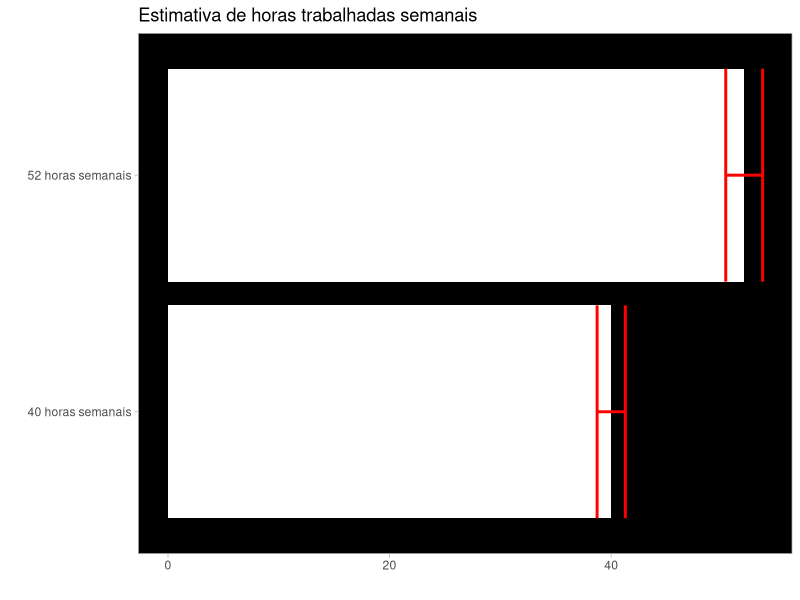
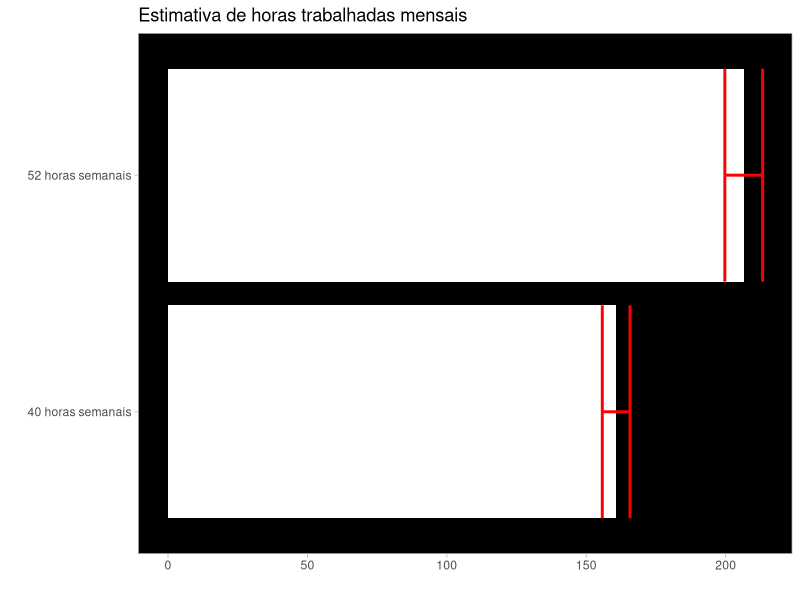
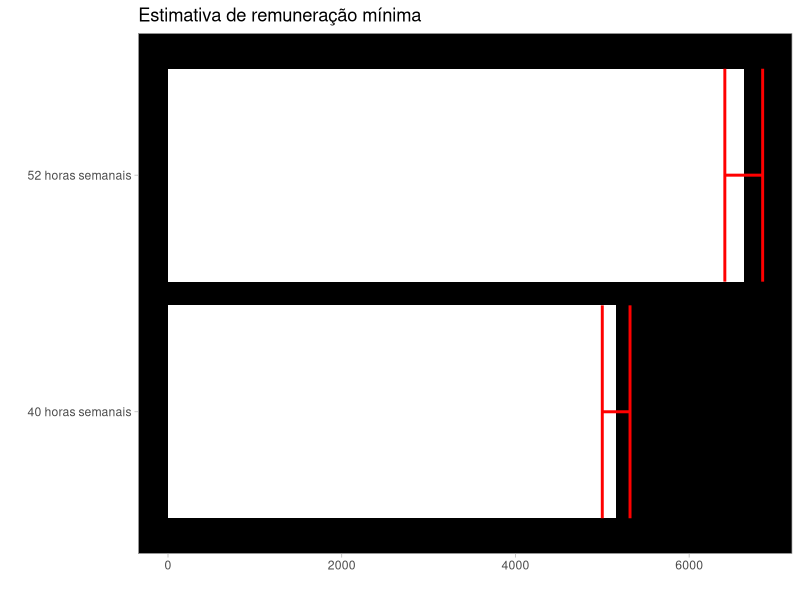
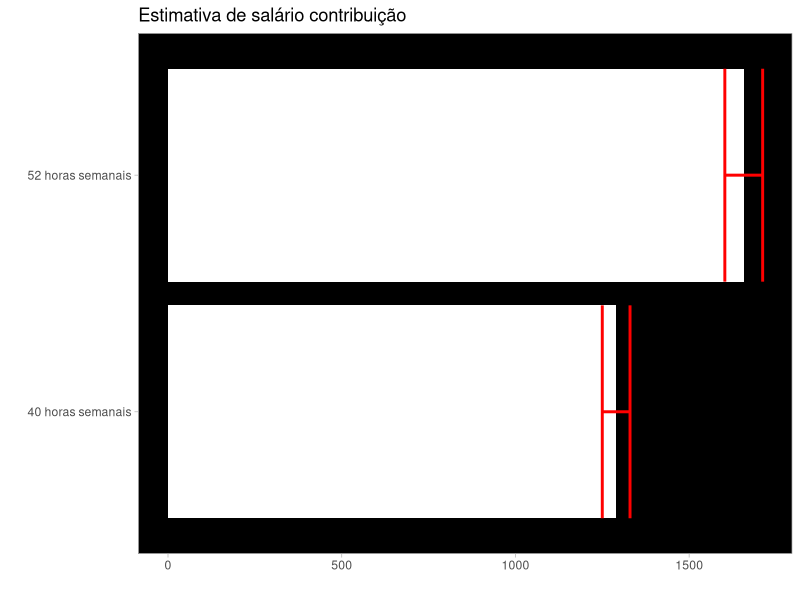
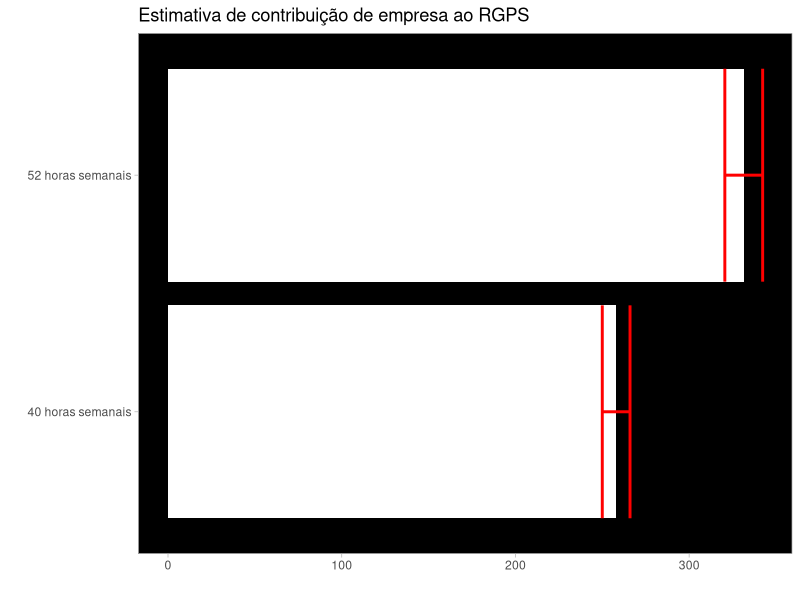
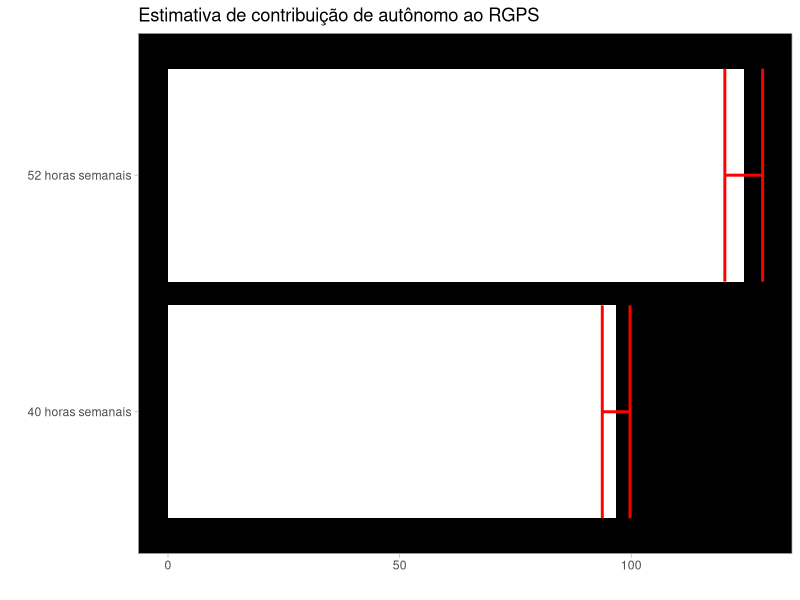
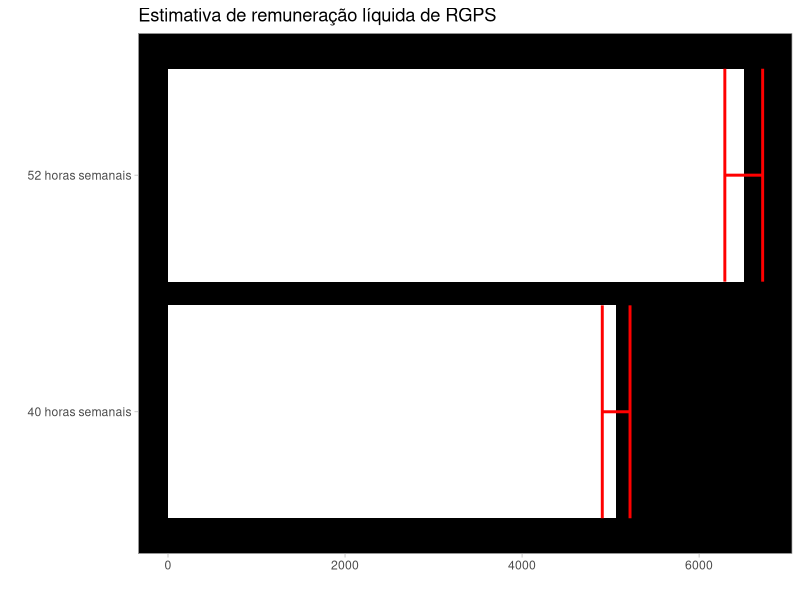
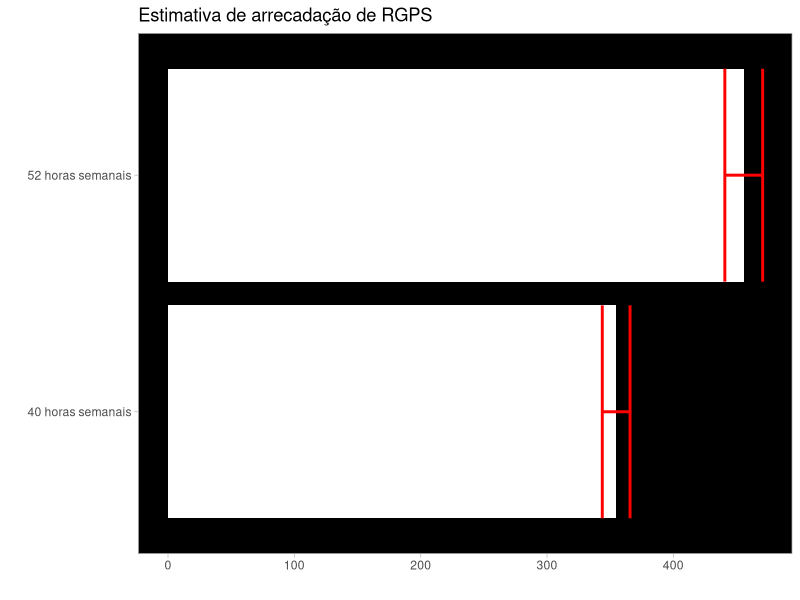

The R source for these figures, in order:
## ---- chunk 1
knitr::opts_chunk$set(echo = FALSE, warning = FALSE, message = FALSE)

library(tidyverse)

### funções
intervalo_confianca <- function(media, dp = NULL, n = NULL, distribuicao = NULL, z = 1.96) {
  if (!is.null(distribuicao)) {
    n <- NROW(distribuicao)
    media <- mean(distribuicao)
    dp <- sd(distribuicao)
  }
  
  margem_erro <- z * dp/sqrt(n)
  c(media - margem_erro, media + margem_erro)
}


### Variáveis

remuneracao_servico_prestado<- 8.03 #parcela da remuneração mínima indicada para a remuneração do trabalhador
ressarcimento_custos<- 24.07 #parcela da remuneração mínima indicada ressarcimento de custos do trabalhador
remuneracao_minima<- remuneracao_servico_prestado + ressarcimento_custos #valor por hora que deve ser garantido pelo aplicativo. corresponde  ao período entre a aceitação da viagem pelo trabalhador e a chegada do usuário ao destino

referencia_salario_contribuicao<- 0.25 #percentual sobre o valor bruto auferido no mês
aliquota_previdenciaria_empresa<- 0.2 #alíquota de contribuição à previdência aplicada sobre o salário contribuição paga pela empresa
aliquota_previdenciaria_autonomo<- 0.075 #alíquota de contribuição à previdência aplicada sobre o salário contribuição paga pelo trabalhador

tamanho_amostra<- 400
mediana_horas_trabalhadas_semanais <- 50

media_horas_trabalhadas_semanais <- 52

#### Referência de dados de uma pesquisa de BH

parametros <- list(
  remuneracao_servico_prestado = remuneracao_servico_prestado,
  ressarcimento_custos = ressarcimento_custos,
  remuneracao_minima = remuneracao_minima,
  referencia_salario_contribuicao = referencia_salario_contribuicao,
  aliquota_previdenciaria_empresa = aliquota_previdenciaria_empresa,
  aliquota_previdenciaria_autonomo = aliquota_previdenciaria_autonomo,
  tamanho_amostra = tamanho_amostra,
  mediana_horas_trabalhadas_semanais = mediana_horas_trabalhadas_semanais
)


calcula_arrecadacao_total <- function(media_horas_trabalhadas_semanais, parametros) {
  
  mediana_horas_trabalhadas_semanais <- media_horas_trabalhadas_semanais * (1 - 0.04)
  
  # Uma distribuição aleatória baseada na amostra
  
  # Considerando a amostra da pesquisa em BH
  # Identificação de uma distribuição de valores compatível com os dados da pesquisa
  
  monte_carlo <- map_dfr(1:1000, function(my_seed) {
    set.seed(my_seed)
    dp <- sample(5:20, size = 1)
    set.seed(my_seed)
    distribuicao <- rnorm(parametros$tamanho_amostra, media_horas_trabalhadas_semanais, dp)
    media <- mean(distribuicao)
    mediana <- median(distribuicao)
    diferenca <- abs(media - media_horas_trabalhadas_semanais) + abs(mediana - parametros$mediana_horas_trabalhadas_semanais)
    tibble::tibble(my_seed, media = media, mediana = mediana, dp = dp, diferenca = diferenca)
  })
  
  # Ordena o dataframe com a simulação para capturar o valor com menor diferença em relação à média e mediana
  monte_carlo <- arrange(monte_carlo, diferenca)
  
  desvio_padrao <- monte_carlo$dp[1]
  
  # Lista para armazenar os intervalos de confiança e resultados
  resultados <- list()
  
  # Intervalo de confiança
  resultados$horas_trabalhadas_semanais <- intervalo_confianca(media_horas_trabalhadas_semanais, desvio_padrao, parametros$tamanho_amostra)
  
  # Margem de erro mensal
  set.seed(monte_carlo$my_seed[1])
  distribuicao_aleatoria <- rnorm(400, mean = media_horas_trabalhadas_semanais, desvio_padrao)
  distribuicao_aleatoria_mensal <- distribuicao_aleatoria * 4
  
  resultados$horas_trabalhadas_mensais <- intervalo_confianca(distribuicao = distribuicao_aleatoria_mensal)
  
  # Parâmetros de remuneração e custos
  ###### Remuneração mínima
  
  distribuicao_remuneracao_minima <- distribuicao_aleatoria_mensal * parametros$remuneracao_minima
  resultados$remuneracao_minima <- intervalo_confianca(distribuicao = distribuicao_remuneracao_minima)
  
  ##### Salário contribuição
  
  distribuicao_salario_contribuicao <- distribuicao_remuneracao_minima * parametros$referencia_salario_contribuicao 
  resultados$salario_contribuicao <- intervalo_confianca(distribuicao = distribuicao_salario_contribuicao)
  
  ##### Contribuição empresa
  
  contribuicao_empresa <- distribuicao_salario_contribuicao * parametros$aliquota_previdenciaria_empresa
  resultados$contribuicao_empresa <- intervalo_confianca(distribuicao = contribuicao_empresa)
  
  ######### Contribuição autônomo
  
  contribuicao_autonomo <- distribuicao_salario_contribuicao * parametros$aliquota_previdenciaria_autonomo
  resultados$contribuicao_autonomo <- intervalo_confianca(distribuicao = contribuicao_autonomo)
  
  ########## Remuneração líquida de previdência
  
  remuneracao_liquida_de_previdencia <- distribuicao_remuneracao_minima - contribuicao_autonomo
  resultados$remuneracao_liquida_previdencia <- intervalo_confianca(distribuicao = remuneracao_liquida_de_previdencia)
  
  ### Arrecadação Receita previdenciária
  
  arrecadacao_receita <- contribuicao_autonomo + contribuicao_empresa
  
  resultados$arrecadacao_receita <- intervalo_confianca(distribuicao = arrecadacao_receita)
  
  # Considerando a extrapolação para o número do IBGE que indica 778 mil motoristas de aplicativo
  
  set.seed(1972)
  
  # Distribuição hipotética da arrecadação tributária no Brasil
  
  distribuicao_aleatoria_brasil <- rnorm(778000, mean = mean(arrecadacao_receita), sd(arrecadacao_receita))
  
  resultados$total_arrecadacao_mensal <- sum(distribuicao_aleatoria_brasil)
  
  resultados$total_arrecadacao_anual <- sum(distribuicao_aleatoria_brasil) * 12
  
  return(resultados)
}

cenario_52<- calcula_arrecadacao_total(52, parametros = parametros)

cenario_40<- calcula_arrecadacao_total(40, parametros = parametros)

## ---- chunk 2
tibble(media=mean(cenario_52$horas_trabalhadas_semanais), 
       lim_inferior = cenario_52$horas_trabalhadas_semanais[1],
       lim_superior = cenario_52$horas_trabalhadas_semanais[2],
       cenario = "52 horas semanais") %>%
  bind_rows(
    tibble(media=mean(cenario_40$horas_trabalhadas_semanais), 
       lim_inferior = cenario_40$horas_trabalhadas_semanais[1],
       lim_superior = cenario_40$horas_trabalhadas_semanais[2],
       cenario = "40 horas semanais")
  ) %>%
  ggplot(aes(y=cenario, x=media), ) +
  geom_col(fill= "white") +
  geom_errorbar(aes(xmin = lim_inferior, xmax = lim_superior),color= "red", size=1) +
  theme_light() +
  theme(
    panel.background = element_rect(fill="black"),
    panel.grid = element_blank()
  ) +
  labs(
    title = "Estimativa de horas trabalhadas semanais",
    x= "",
    y=""
  )


## ---- chunk 3
tibble(media=mean(cenario_52$horas_trabalhadas_mensais), 
       lim_inferior = cenario_52$horas_trabalhadas_mensais[1],
       lim_superior = cenario_52$horas_trabalhadas_mensais[2],
       cenario = "52 horas semanais") %>%
  bind_rows(
    tibble(media=mean(cenario_40$horas_trabalhadas_mensais), 
       lim_inferior = cenario_40$horas_trabalhadas_mensais[1],
       lim_superior = cenario_40$horas_trabalhadas_mensais[2],
       cenario = "40 horas semanais")
  ) %>%
  ggplot(aes(y=cenario, x=media), ) +
  geom_col(fill= "white") +
  geom_errorbar(aes(xmin = lim_inferior, xmax = lim_superior),color= "red", size=1) +
  theme_light() +
  theme(
    panel.background = element_rect(fill="black"),
    panel.grid = element_blank()
  ) +
  labs(
    title = "Estimativa de horas trabalhadas mensais",
    x= "",
    y=""
  )
## ---- chunk 4
tibble(media=mean(cenario_52$remuneracao_minima), 
       lim_inferior = cenario_52$remuneracao_minima[1],
       lim_superior = cenario_52$remuneracao_minima[2],
       cenario = "52 horas semanais") %>%
  bind_rows(
    tibble(media=mean(cenario_40$remuneracao_minima), 
       lim_inferior = cenario_40$remuneracao_minima[1],
       lim_superior = cenario_40$remuneracao_minima[2],
       cenario = "40 horas semanais")
  ) %>%
  ggplot(aes(y=cenario, x=media), ) +
  geom_col(fill= "white") +
  geom_errorbar(aes(xmin = lim_inferior, xmax = lim_superior),color= "red", size=1) +
  theme_light() +
  theme(
    panel.background = element_rect(fill="black"),
    panel.grid = element_blank()
  ) +
  labs(
    title = "Estimativa de remuneração mínima",
    x= "",
    y=""
  )
## ---- chunk 5

tibble(media=mean(cenario_52$salario_contribuicao), 
       lim_inferior = cenario_52$salario_contribuicao[1],
       lim_superior = cenario_52$salario_contribuicao[2],
       cenario = "52 horas semanais") %>%
  bind_rows(
    tibble(media=mean(cenario_40$salario_contribuicao), 
       lim_inferior = cenario_40$salario_contribuicao[1],
       lim_superior = cenario_40$salario_contribuicao[2],
       cenario = "40 horas semanais")
  ) %>%
  ggplot(aes(y=cenario, x=media), ) +
  geom_col(fill= "white") +
  geom_errorbar(aes(xmin = lim_inferior, xmax = lim_superior),color= "red", size=1) +
  theme_light() +
  theme(
    panel.background = element_rect(fill="black"),
    panel.grid = element_blank()
  ) +
  labs(
    title = "Estimativa de salário contribuição",
    x= "",
    y=""
  )
## ---- chunk 6

tibble(media=mean(cenario_52$contribuicao_empresa), 
       lim_inferior = cenario_52$contribuicao_empresa[1],
       lim_superior = cenario_52$contribuicao_empresa[2],
       cenario = "52 horas semanais") %>%
  bind_rows(
    tibble(media=mean(cenario_40$contribuicao_empresa), 
       lim_inferior = cenario_40$contribuicao_empresa[1],
       lim_superior = cenario_40$contribuicao_empresa[2],
       cenario = "40 horas semanais")
  ) %>%
  ggplot(aes(y=cenario, x=media), ) +
  geom_col(fill= "white") +
  geom_errorbar(aes(xmin = lim_inferior, xmax = lim_superior),color= "red", size=1) +
  theme_light() +
  theme(
    panel.background = element_rect(fill="black"),
    panel.grid = element_blank()
  ) +
  labs(
    title = "Estimativa de contribuição de empresa ao RGPS",
    x= "",
    y=""
  )
## ---- chunk 7

tibble(media=mean(cenario_52$contribuicao_autonomo), 
       lim_inferior = cenario_52$contribuicao_autonomo[1],
       lim_superior = cenario_52$contribuicao_autonomo[2],
       cenario = "52 horas semanais") %>%
  bind_rows(
    tibble(media=mean(cenario_40$contribuicao_autonomo), 
       lim_inferior = cenario_40$contribuicao_autonomo[1],
       lim_superior = cenario_40$contribuicao_autonomo[2],
       cenario = "40 horas semanais")
  ) %>%
  ggplot(aes(y=cenario, x=media), ) +
  geom_col(fill= "white") +
  geom_errorbar(aes(xmin = lim_inferior, xmax = lim_superior),color= "red", size=1) +
  theme_light() +
  theme(
    panel.background = element_rect(fill="black"),
    panel.grid = element_blank()
  ) +
  labs(
    title = "Estimativa de contribuição de autônomo ao RGPS",
    x= "",
    y=""
  )
## ---- chunk 8

tibble(media=mean(cenario_52$remuneracao_liquida_previdencia), 
       lim_inferior = cenario_52$remuneracao_liquida_previdencia[1],
       lim_superior = cenario_52$remuneracao_liquida_previdencia[2],
       cenario = "52 horas semanais") %>%
  bind_rows(
    tibble(media=mean(cenario_40$remuneracao_liquida_previdencia), 
       lim_inferior = cenario_40$remuneracao_liquida_previdencia[1],
       lim_superior = cenario_40$remuneracao_liquida_previdencia[2],
       cenario = "40 horas semanais")
  ) %>%
  ggplot(aes(y=cenario, x=media), ) +
  geom_col(fill= "white") +
  geom_errorbar(aes(xmin = lim_inferior, xmax = lim_superior),color= "red", size=1) +
  theme_light() +
  theme(
    panel.background = element_rect(fill="black"),
    panel.grid = element_blank()
  ) +
  labs(
    title = "Estimativa de remuneração líquida de RGPS",
    x= "",
    y=""
  )
## ---- chunk 9

tibble(media=mean(cenario_52$arrecadacao_receita), 
       lim_inferior = cenario_52$arrecadacao_receita[1],
       lim_superior = cenario_52$arrecadacao_receita[2],
       cenario = "52 horas semanais") %>%
  bind_rows(
    tibble(media=mean(cenario_40$arrecadacao_receita), 
       lim_inferior = cenario_40$arrecadacao_receita[1],
       lim_superior = cenario_40$arrecadacao_receita[2],
       cenario = "40 horas semanais")
  ) %>%
  ggplot(aes(y=cenario, x=media), ) +
  geom_col(fill= "white") +
  geom_errorbar(aes(xmin = lim_inferior, xmax = lim_superior),color= "red", size=1) +
  theme_light() +
  theme(
    panel.background = element_rect(fill="black"),
    panel.grid = element_blank()
  ) +
  labs(
    title = "Estimativa de arrecadação de RGPS",
    x= "",
    y=""
  )
## ---- chunk 10

tibble(media=mean(cenario_52$total_arrecadacao_mensal),
       cenario = "52 horas semanais") %>%
  bind_rows(
    tibble(media=mean(cenario_40$total_arrecadacao_mensal),
       cenario = "40 horas semanais")
  ) %>%
  mutate(media = media/10^6)%>%
  ggplot(aes(y=cenario, x=media)) +
  geom_col(fill= "white") +
  theme_light() +
  theme(
    panel.background = element_rect(fill="black"),
    panel.grid = element_blank()
  ) +
  labs(
    title = "Estimativa de arrecadação mensal total",
    subtitle = "valores em R$mi",
    x= "",
    y=""
  )
## ---- chunk 11

tibble(media=mean(cenario_52$total_arrecadacao_anual),
       cenario = "52 horas semanais") %>%
  bind_rows(
    tibble(media=mean(cenario_40$total_arrecadacao_anual),
       cenario = "40 horas semanais")
  ) %>%
  mutate(media = media/10^9)%>%
  ggplot(aes(y=cenario, x=media)) +
  geom_col(fill= "white") +
  theme_light() +
  theme(
    panel.background = element_rect(fill="black"),
    panel.grid = element_blank()
  ) +
  labs(
    title = "Estimativa de arrecadação mensal total",
    subtitle = "valores em R$bi",
    x= "",
    y=""
  )
